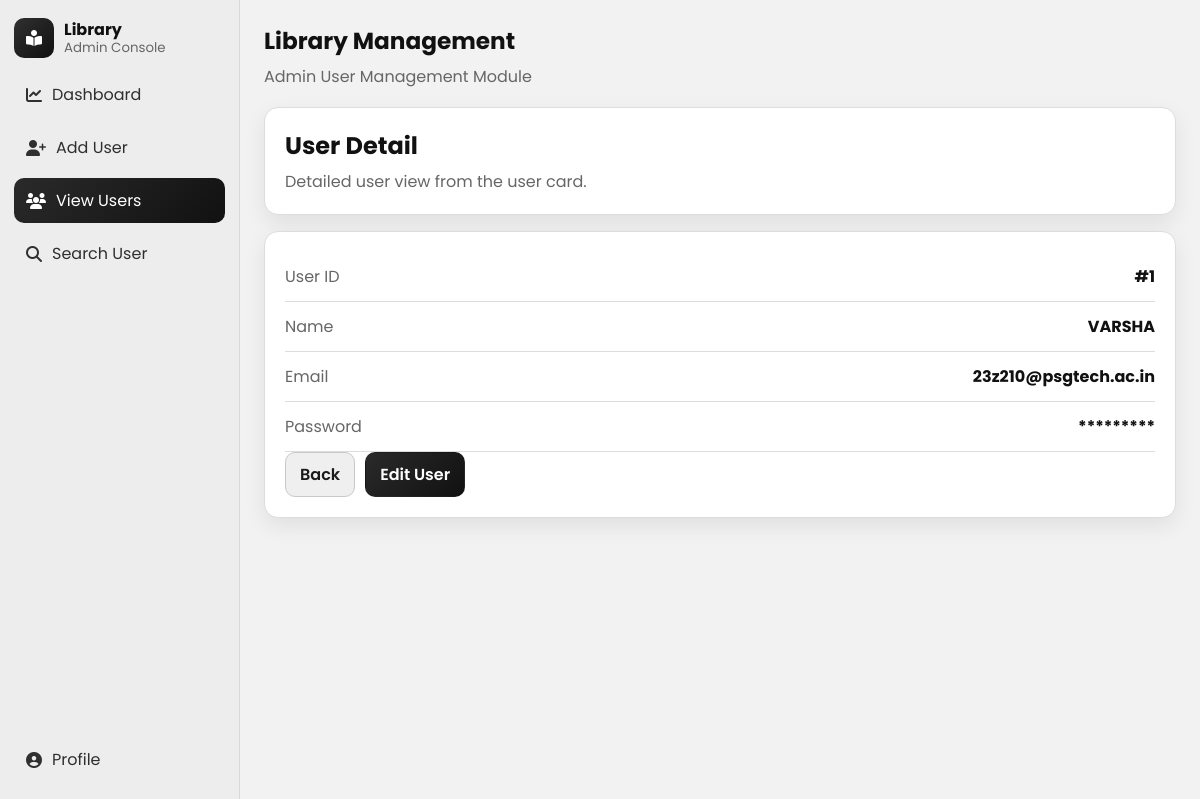
Page /users/1 on the committed database.
### tables this page shows
CREATE TABLE users
                     (id INTEGER PRIMARY KEY AUTOINCREMENT,
                      name TEXT NOT NULL,
                      email TEXT NOT NULL,
                      phone TEXT, password TEXT NOT NULL DEFAULT '');

### app.py (the view)
@app.route("/users/<int:user_id>")
def user_detail(user_id):
    user = fetch_user(user_id)
    if not user:
        flash("User not found.", "warning")
        return redirect(url_for("view_users"))
    return render_template("user_detail.html", user=user)

### app.py (called while the page is built)
def fetch_user(user_id):
    with get_connection() as conn:
        return conn.execute(
            "SELECT id, name, email, password FROM users WHERE id = ?",
            (user_id,),
        ).fetchone()

### database.py (called while the page is built)
def get_connection():
    conn = sqlite3.connect(DATABASE_PATH)
    conn.row_factory = sqlite3.Row
    return conn

### templates/user_detail.html (shortened to what this page needs)
{% extends "base.html" %}
{% block content %}
<section class="page-heading">
    <h1>User Detail</h1>
    <p>Detailed user view from the user card.</p>
</section>
<section class="detail-card">
    <div class="detail-row">
        <span>User ID</span>
        <strong>#{{ user.id }}</strong>
    </div>
    <div class="detail-row">
        <span>Name</span>
        <strong>{{ user.name }}</strong>
    </div>
    <div class="detail-row">
        <span>Email</span>
        <strong>{{ user.email }}</strong>
    </div>
    <div class="detail-row">
        <span>Password</span>
        <strong>{{ '*' * (user.password|length) }}</strong>
    </div>
    <div class="form-actions">
        <a class="btn btn-light" href="{{ url_for('view_users') }}">Back</a>
        <a class="btn btn-primary" href="{{ url_for('update_user', user_id=user.id) }}">Edit User</a>
    </div>
</section>
{% endblock %}

### static/css/style.css (style rules this page uses)
:root { --bg: #f2f2f2; --surface: #ffffff; --surface-soft: #f7f7f7; --text: #111111; --muted: #666666; --line: #dddddd; --primary: #2a2a2a; --primary-dark: #1a1a1a; --danger: #2f2f2f; --danger-dark: #1f1f1f; --radius: 14px; --shadow: 0 8px 22px rgba(0, 0, 0, 0.08); }
* { box-sizing: border-box; }
body { margin: 0; font-family: "Poppins", sans-serif; color: var(--text); background: var(--bg); }
.hero, .page-heading, .form-card, .profile-card, .detail-card, .empty-state, .table-card { background: var(--surface); border: 1px solid var(--line); border-radius: var(--radius); box-shadow: var(--shadow); }
.hero, .page-heading, .form-card, .profile-card, .detail-card, .table-card { padding: 20px; }
.hero h1, .page-heading h1 { margin: 0 0 6px; font-size: clamp(1.2rem, 2vw, 1.7rem); }
.hero p, .page-heading p { margin: 0; color: var(--muted); }
.page-heading { margin-bottom: 16px; }
.toolbar-actions, .user-card-actions, .form-actions, .action-group { display: flex; align-items: center; gap: 10px; }
.btn { border: 1px solid transparent; border-radius: 10px; padding: 9px 14px; font-family: inherit; font-weight: 600; cursor: pointer; text-decoration: none; display: inline-flex; align-items: center; justify-content: center; transition: background 0.2s ease, transform 0.2s ease; }
.btn-primary { color: #fff; background: linear-gradient(135deg, var(--primary), #111111); }
.btn-light { color: #1a1a1a; border-color: #c8c8c8; background: #efefef; }
.detail-row, .profile-item { display: flex; justify-content: space-between; align-items: center; gap: 10px; padding: 12px 0; border-bottom: 1px solid var(--line); }
.detail-row span, .profile-item span { color: var(--muted); }

### rows in the picture
users: id "1", name "VARSHA", email "23z210@psgtech.ac.in"

### other values in the picture
{{ '*' * (user.password|length) }} "*********"
